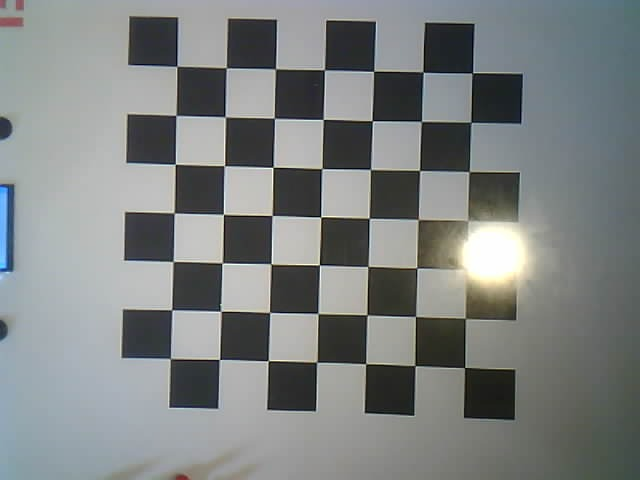
#> input picture Main Firmware/Tests CV2/-.jpg, 640 x 480 px, given as the content of the folder ./test/, which was not available
$ python piece_detection_substraction.py
#> lines starting #> are read from the running program, lines starting #| are printed output that depends on the picture; pictures that were not available may be replaced by others from this repository, and a replacement may not be noted
from chess import Board
import cv2 as cv
import numpy as np
from matplotlib import pyplot as plt
import imutils
import os
import math
from sklearn.cluster import KMeans

def centroid_histogram(clt):
	# grab the number of different clusters and create a histogram
	# based on the number of pixels assigned to each cluster
	numLabels = np.arange(0, len(np.unique(clt.labels_)) + 1)
	(hist, _) = np.histogram(clt.labels_, bins = numLabels)
	# normalize the histogram, such that it sums to one
	hist = hist.astype("float")
	hist /= hist.sum()
	# return the histogram
	return hist
	# initialize the bar chart representing the relative frequency
	# of each of the colors
	bar = np.zeros((50, 300, 3), dtype = "uint8")
	startX = 0
	# loop over the percentage of each cluster and the color of
	# each cluster
	for (percent, color) in zip(hist, centroids):
		# plot the relative percentage of each cluster
		endX = startX + (percent * 300)
		cv.rectangle(bar, (int(startX), 0), (int(endX), 50),
			color.astype("uint8").tolist(), -1)
		startX = endX

	# return the bar chart
	return bar
def load_images(dir_path):
    captures = []
    for path in os.scandir(dir_path):
        if path.is_file() and path.name.endswith('.jpg'):
            captures.append(dir_path+path.name)
    return captures
def crop_img(img):
    cropXBegin = 125
    cropXEnd = 110
    cropYTop = 25
    cropYBottom = 50
    img_cropped = imutils.rotate_bound(img, -1.5)
    img_cropped = img_cropped[cropYTop:img.shape[0] - cropYBottom, cropXBegin:img.shape[1] - cropXEnd, :]
    img_cropped = cv.rotate(img_cropped, cv.ROTATE_90_COUNTERCLOCKWISE)
    return img_cropped
    r_templates = []
    g_templates = []
    for path in os.scandir(dir_path):
        if path.is_file() and path.name.endswith('.png'):
            if(path.name.startswith("r_template")):
                r_templates.append(cv.imread(dir_path+path.name, cv.IMREAD_GRAYSCALE))
            elif (path.name.startswith("g_template")):
                g_templates.append(cv.imread(dir_path + path.name, cv.IMREAD_GRAYSCALE))
    return (r_templates,g_templates)
def classify_square(square):
    flat_square = square.reshape((square.shape[0] * square.shape[1], 3))
    clt = KMeans(n_clusters = 2)
    clt.fit(flat_square)
    hist = centroid_histogram(clt)
    (min_value,min_color) = min(zip(hist,clt.cluster_centers_), key=lambda x:x[0])
    return ("x",min_value,min_color.astype("uint8").tolist()) if min(hist) >=0.08 and len(hist)>1 and (color_distance(clt.cluster_centers_[0].astype("uint8").tolist(),clt.cluster_centers_[1].astype("uint8").tolist())>40) else (".",1,[0,0,0])
def classify_color(color):
    #BGR
    distance_red = color_distance(color, [0,0,255])
    distance_green = color_distance(color, [0,255,0])
    distance_black = color_distance(color, [0,0,0])

    return "R" if (distance_red < distance_green and distance_red<distance_black) else "G" if(distance_green<distance_black) else "."
def color_distance(color1,color2):
    #color is array of int in format BGR
    return math.sqrt((color1[0]-color2[0])**2+(color1[1]-color2[1])**2+(color1[2]-color2[2])**2)
def get_uci_from_coordinates(coordinates):
    y = 7-coordinates[0]
    x = coordinates[1]
    uci = chr(x+ord('a'))+str(y+1)
    return uci
def get_move_combinations(list_squares):
    return [x+y for x in list_squares for y in list_squares if x != y]


img_paths = load_images("./test/")
img_paths.sort()
last_path = "empty.jpg"
legal_moves=["h2h3"]
for img_path in img_paths:
    print(img_path)
    current_path = img_path
    board = crop_img(cv.imread(current_path))
#> in crop_img, `cropXBegin = 125`: cropXBegin = 125
#> in crop_img, img is the input picture: shape (480, 640, 3); mean B, G, R 129.3, 129.8, 125.7
    background = crop_img(cv.imread(last_path))
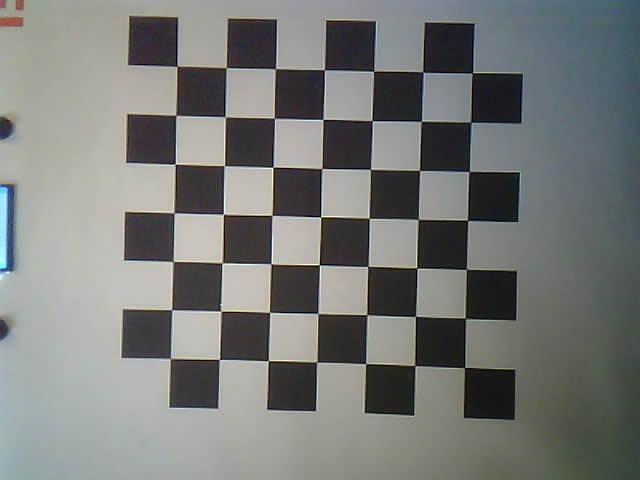
#> input picture Main Firmware/Tests CV2/empty.jpg, 640 x 480 px
#> in crop_img, img is the input picture: shape (480, 640, 3); mean B, G, R 119.6, 121.9, 119.8
#> in crop_img (call 2), `img_cropped = img_cropped[cropYTop:img.shape[0] - cropYBottom, cropXBe..`:
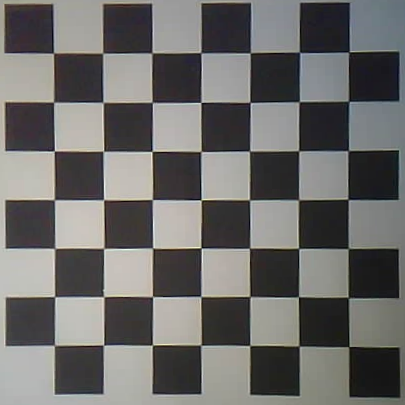
#> img_cropped: shape (405, 405, 3); mean B, G, R 105.5, 107.2, 108.2
#> in crop_img (call 2), `img_cropped = cv.rotate(img_cropped, cv.ROTATE_90_COUNTERCLOCKWISE)`:
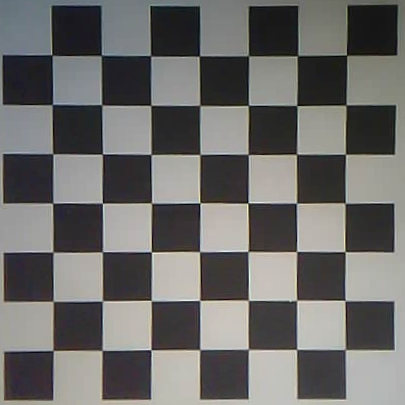
#> img_cropped: shape (405, 405, 3); mean B, G, R 105.5, 107.2, 108.2
    subtracted = cv.absdiff(board, background)
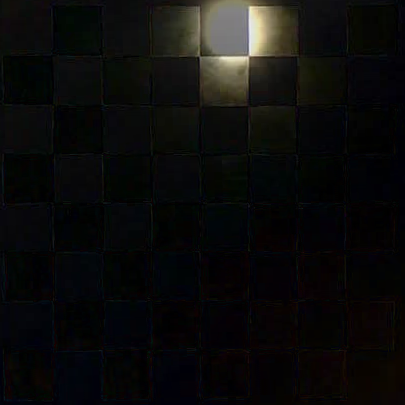
#> subtracted: shape (405, 405, 3); mean B, G, R 11.2, 11.9, 12
    square_shape = (subtracted.shape[0]//8,subtracted.shape[1]//8)
#> square_shape = (50, 50)
    blank = np.zeros(subtracted.shape,dtype=np.uint8)
    blank.fill(255)
#> blank: shape (405, 405, 3); every value is 255
    res = []
    for x in range(8):
        for y in range(8):
            square = subtracted[x*square_shape[0]:square_shape[0]*(x+1),y*square_shape[1]:(y+1)*square_shape[1],:]
            resp,value,color = classify_square(square)
            if resp != "." :
                #cv.circle(blank,(int(y*square_shape[1]+square_shape[1]*0.5),int(x*square_shape[0]+square_shape[0]*0.5)), 8, color, -1)
                cv.putText(img=blank, text=str(value), org=(int(y*square_shape[1]+square_shape[1]*0.5),int(x*square_shape[0]+square_shape[0]*0.5)), fontFace=cv.FONT_HERSHEY_TRIPLEX, fontScale=0.25, color=color,thickness=1)

                res.append(get_uci_from_coordinates((x,y)))
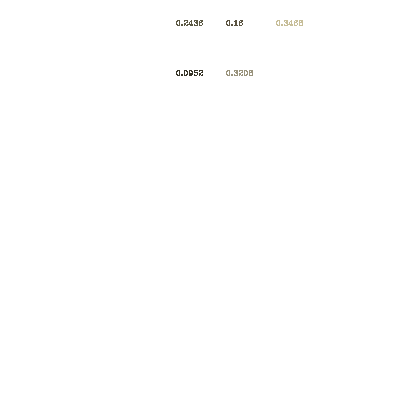
#> blank: shape (405, 405, 3); mean of channels 0, 1, 2 254.6, 254.7, 254.7; drawn as B, G, R
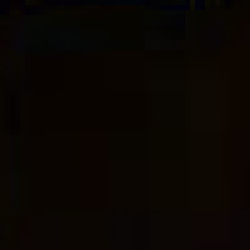
#> square: shape (50, 50, 3) (shown 5 times larger); mean B, G, R 1.81, 5.59, 9.93
#> after the loop, res = ['d8', 'e8', 'f8', 'd7', 'e7']
    left_display = blank
    right_display = subtracted
    merged = np.hstack((left_display, right_display))
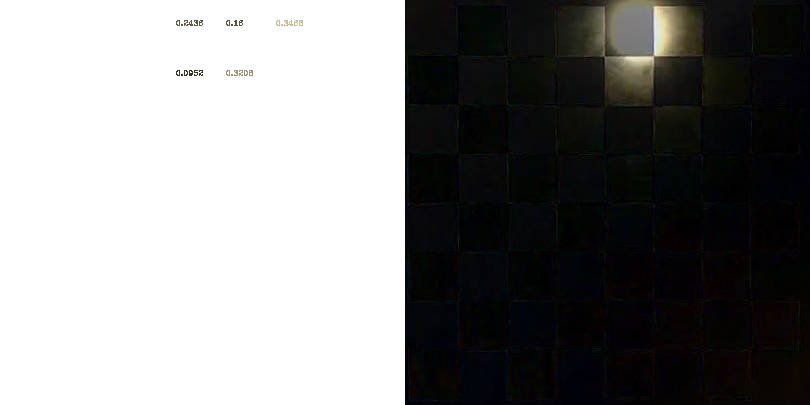
#> merged: shape (405, 810, 3); mean of channels 0, 1, 2 132.9, 133.3, 133.4; drawn as B, G, R
    changed_squares = res
#> changed_squares = ['d8', 'e8', 'f8', 'd7', 'e7']
    move= ""
    if len(changed_squares) == 1:
            #check for legal moves and return it if there's exactly one that corresponds to the move we have but a problem might be that the person makes an illegal move and by chance the piece that detected the difference cna be moved in another way
            possible_moves = [a for a in legal_moves if a.contains(changed_squares[0])]
            if len(possible_moves) == 1:
                move = possible_moves[0]
            if len(changed_squares) == 2 or len(changed_squares) == 3:
                move_combinations = get_move_combinations(changed_squares)
                possible_moves = [a for a in move_combinations if legal_moves.contains(a)]
                if len(possible_moves) == 1:
                    move = possible_moves[0]
    print(move)
    #cv.imshow('sub', merged)
    #cv.waitKey(0)
    #cv.destroyAllWindows()
    last_path = current_path
